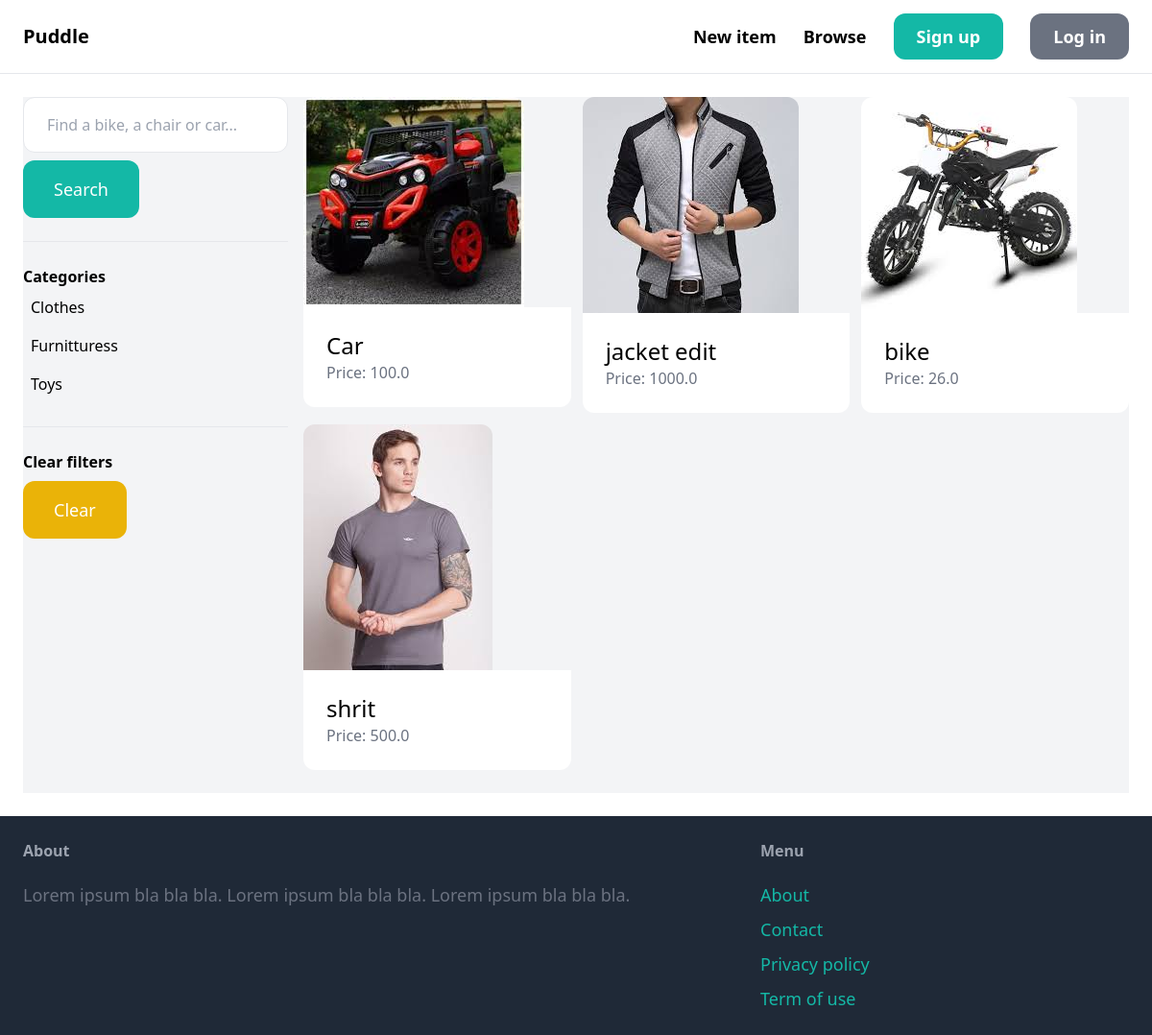
The app's page /items/ with its own data.
### item/models.py (models this page shows, shortened)
class Category(models.Model):
    name = models.CharField(max_length=255)
    class Meta:
        ordering =("name",)
        verbose_name_plural = "Categories"

class Item(models.Model):
    category = models.ForeignKey(Category,related_name="items", on_delete=models.CASCADE)
    name = models.CharField(max_length=255)
    description = models.TextField(blank=True, null=True)
    price = models.FloatField()
    image = models.ImageField(upload_to="item_images", blank=True, null=True)
    is_sold = models.BooleanField(default=False)
    created_by = models.ForeignKey(User, related_name="items", on_delete=models.CASCADE)
    created_at = models.DateTimeField(auto_now_add=True)

### item/views.py (the view)
# urls.py: path('', views.items, name="items"),
def items(request):
    query = request.GET.get('query', '')
    categories_id = request.GET.get("category", 0)
    categories = Category.objects.all()
    items =Item.objects.filter(is_sold=False)
    if categories_id:
        items = items.filter(category_id= categories_id)
    if query:
        items = items.filter(Q(name__icontains = query) | Q(description__icontains = query))
    return render(request,'item/items.html',
                  {"items":items,
                   'query':query,
                   "categories": categories,
                   "categories_id":int(categories_id)
                   })

### item/templates/item/items.html (shortened to what this page needs)
{% extends 'core/base.html' %}
{% block content %}
<div class="pb-6 grid grid-cols-4 gap-4 bg-gray-100">
    <div class="col-span-1">
        <form method="get" action="{% url 'item:items' %}">
            <input name="query" class="w-full py-4 px-6 border rounded-xl" type="text" value="{{ query }}" placeholder="Find a bike, a chair or car...">
            <button class="mt-2 py-4 px-8 text-lg bg-teal-500 text-white rounded-xl">Search</button>
        </form>
        <hr class="my-6">
        <p class="font-semibold">Categories</p>
        <ul>
            {% for category in categories %}
                <li class="py-2 px-2 rounded-xl{% if category.id == category_id %} bg-gray-200{% endif %}">
                    <a href="{% url 'item:items' %}?query={{ query }}&category={{ category.id }}">{{ category.name }}</a>
                </li>
            {% endfor %}
        </ul>
        <hr class="my-6">
        <p class="font-semibold">Clear filters</p>
        <ul>
            <li><a href="{% url 'item:items' %}" class="mt-2 py-4 px-8 inline-block bg-yellow-500 text-lg rounded-xl text-white">Clear</a>
    </div>
    <div class="col-span-3">
        <div class="grid grid-cols-3 gap-3">
            {% for item in items %}
                <div>
                    <a href="{% url 'item:detail' item.id %}">
                        <div>
                            <img src="{{ item.image.url }}" class="rounded-t-xl">
                        </div>
                        <div class="p-6 bg-white rounded-b-xl">
                            <h2 class="text-2xl">{{ item.name }}</h2>
                            <p class="text-gray-500">Price: {{ item.price }}</p>
                        </div>
                    </a>
                </div>
            {% endfor %}
        </div>
    </div>
</div>
{% endblock %}

### templates/core/base.html (shortened to what this page needs)
<!DOCTYPE html>
<html lang="en">
<head>
    <script src="https:cdn.tailwindcss.com"></script>
</head>
<body>
    <nav class="py-6 px-6 flex justify-between items-center border-b border-gray-200">
        <a href="/" class="text-xl font-semibold">Puddle</a>
        <div class="space-x-6">
            <a href="{% url 'item:new' %}" class="text-lg font-semibold hover:text-gray-500">New item</a>
            <a href="{% url 'item:items' %}" class="text-lg font-semibold hover:text-gray-500">Browse</a>
            {% if request.user.is_authenticated %}
            <a href="" class="px-6 py-3 text-lg font-semibold bg-teal-500 text-white rounded-xl hover:bg-teal-700">Inbox</a>
            <a href="{% url 'dashboard:index' %}" class="px-6 py-3 text-lg font-semibold bg-gray-500 text-white rounded-xl hover:bg-gray-700">Dashboard</a>
            {% else %}
                <a href="{% url 'core:signup' %}" class="px-6 py-3 text-lg font-semibold bg-teal-500 text-white rounded-xl hover:bg-teal-700">Sign up</a>
                <a href="{% url 'core:login' %}" class="px-6 py-3 text-lg font-semibold bg-gray-500 text-white rounded-xl hover:bg-gray-700">Log in</a>
            {% endif %}
        </div>
    </nav>
    <div class="px-6 py-6">
      {% block content %}
      {% endblock %}
    </div>
    <footer class="py-6 px-6 flex justify-between bg-gray-800">
        <div class="w-2/3 pr-10">
            <h3 class="mb-5 font-semibold text-gray-400">About</h3>
            <p class="text-lg text-gray-500">Lorem ipsum bla bla bla. Lorem ipsum bla bla bla. Lorem ipsum bla bla bla.</p>
        </div>
        <div class="w-1/3">
            <h3 class="mb-5 font-semibold text-gray-400">Menu</h3>
            <ul class="space-y-2">
                <li><a href="#" class="text-lg text-teal-500 hover:text-teal-700">About</a></li>
                <li><a href="{% url 'core:contact' %}" class="text-lg text-teal-500 hover:text-teal-700">Contact</a></li>
                <li><a href="#" class="text-lg text-teal-500 hover:text-teal-700">Privacy policy</a></li>
                <li><a href="#" class="text-lg text-teal-500 hover:text-teal-700">Term of use</a></li>
            </ul>
        </div>
    </footer>
</body>
</html>

### records on screen
Category: name "Clothes"
Category: name "Furnitturess"
Category: name "Toys"
Item: image (picture), name "Car", price "100.0"
Item: image (picture), name "jacket edit", price "1000.0"
Item: image (picture), name "bike", price "26.0"
Item: image (picture), name "shrit", price "500.0"
